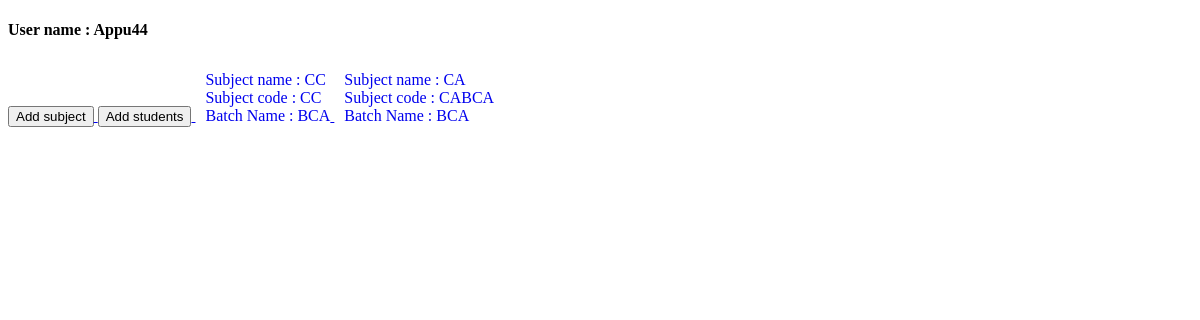
The app's page /manager/teacher/ (signed in), older data.
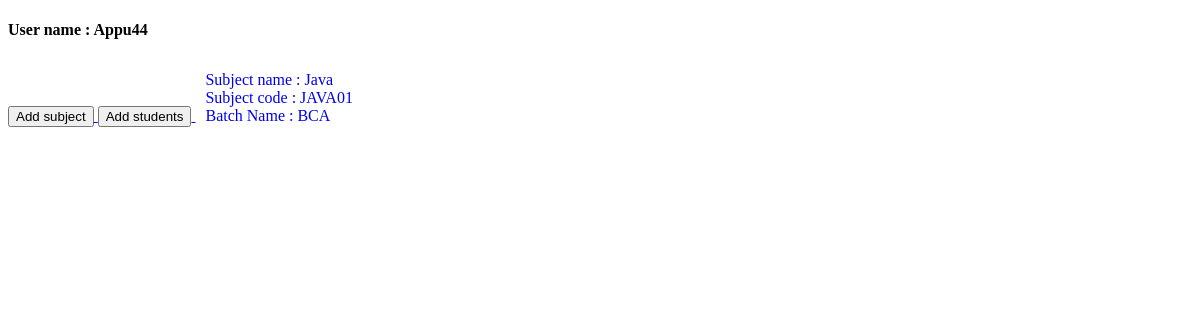
The same page, newer data.
### User/models.py (models this page shows)
class loginData(AbstractUser):
    is_teacher = models.BooleanField(default=False)
    is_student = models.BooleanField(default=True)
    batch_id = models.CharField(max_length=30,default='None')
    teacher_id = models.CharField(max_length=30,blank=True,null=True)

### Manegar/models.py (models this page shows, shortened)
class subjectData(models.Model):
    username = models.ForeignKey(loginData,on_delete=models.CASCADE,default=1)
    subjectName = models.CharField(max_length=50)
    batchCode = models.CharField(max_length=20)
    subjectCode = models.CharField(max_length=20)

### Manegar/views.py (the view)
# urls.py: path('teacher/',views.teacher,name='teacher'),
@login_required
def teacher(request):
    if request.user.is_teacher :
        try:
            subject_data = subjectData.objects.filter(username = request.user)
        except subject_data.DoesNotExist:
            subject_data = None
        return render(request,'teacher_index.html',{'subject':subject_data})
    else:
        return redirect('login')

### Manegar/templates/teacher_index.html
{% extends "base.html" %}
{% block body %}
<h4>User name : {{user.username}}</h4>
<a href="{% url "manager:addData" %}">
<button>Add subject</button>
</a>
<a href="{% url "UserApp:register" %}">
    <button>Add students</button>
</a>
{% for sub in subject %}
<a href="{% url 'manager:subjectDataEdit' sub.subjectCode sub.batchCode %}">
<div style="margin-top: 10px;display : inline-block;margin-left : 10px">
    <div>
        Subject name : {{ sub.subjectName }}
    </div>
    <div>
        Subject code : {{ sub.subjectCode }}
    </div>
    <div>
        Batch Name : {{ sub.batchCode }}
    </div>
</div>
</a>
{% endfor %}
{% endblock %}

### Manegar/templates/base.html (shortened to what this page needs)
<!DOCTYPE html>
<html>
    <head>
        <link rel="stylesheet" href="">
    </head>
    <body>
        {% block body %}
        {% endblock %}
    </body>
</html>

Row changes from the older to the newer data that the page shows:
removed subjectData: subjectName "CC", subjectCode "CC", batchCode "BCA"
removed subjectData: subjectName "CA", subjectCode "CABCA", batchCode "BCA"
added subjectData: subjectName "Java", subjectCode "JAVA01", batchCode "BCA"
